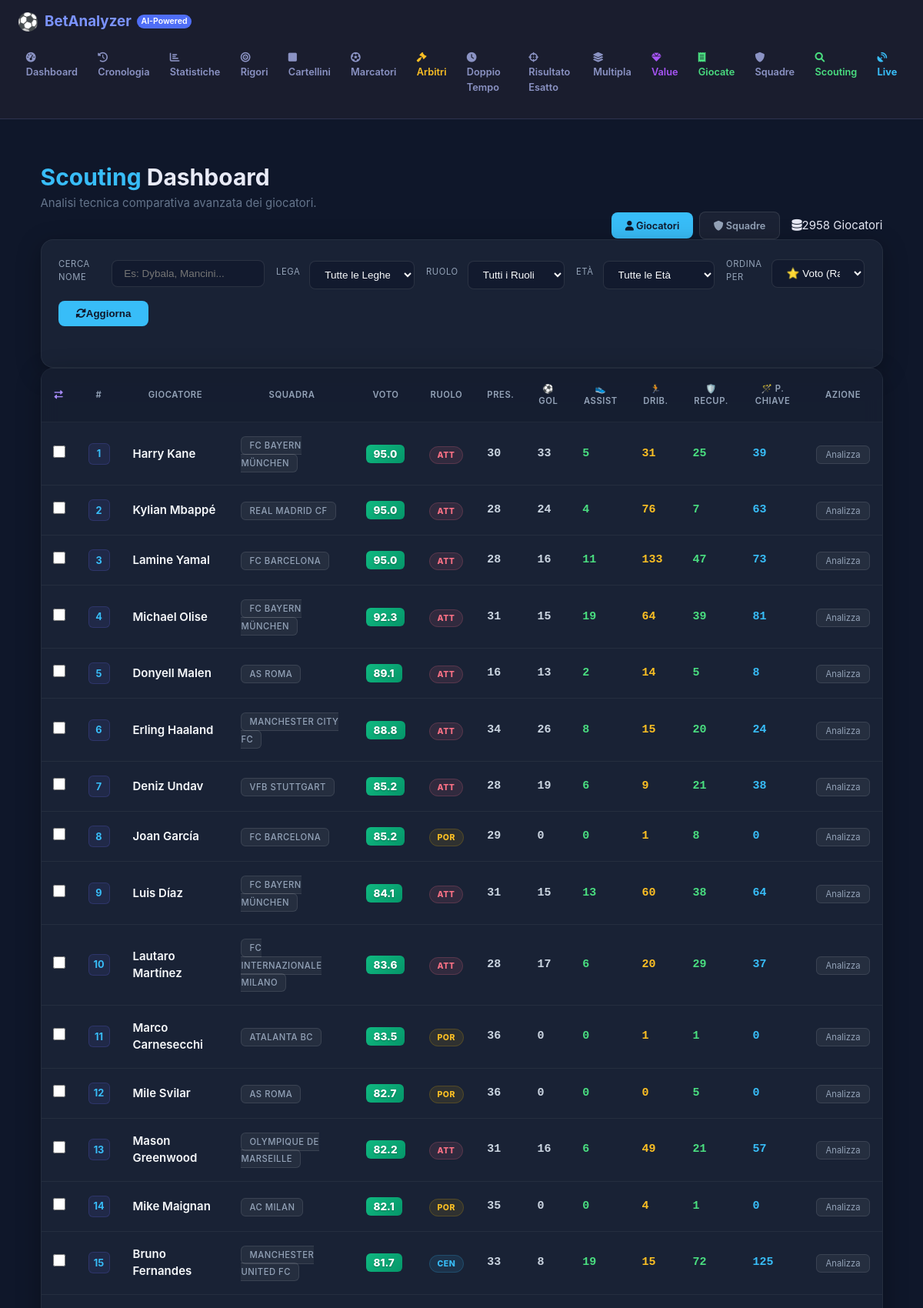
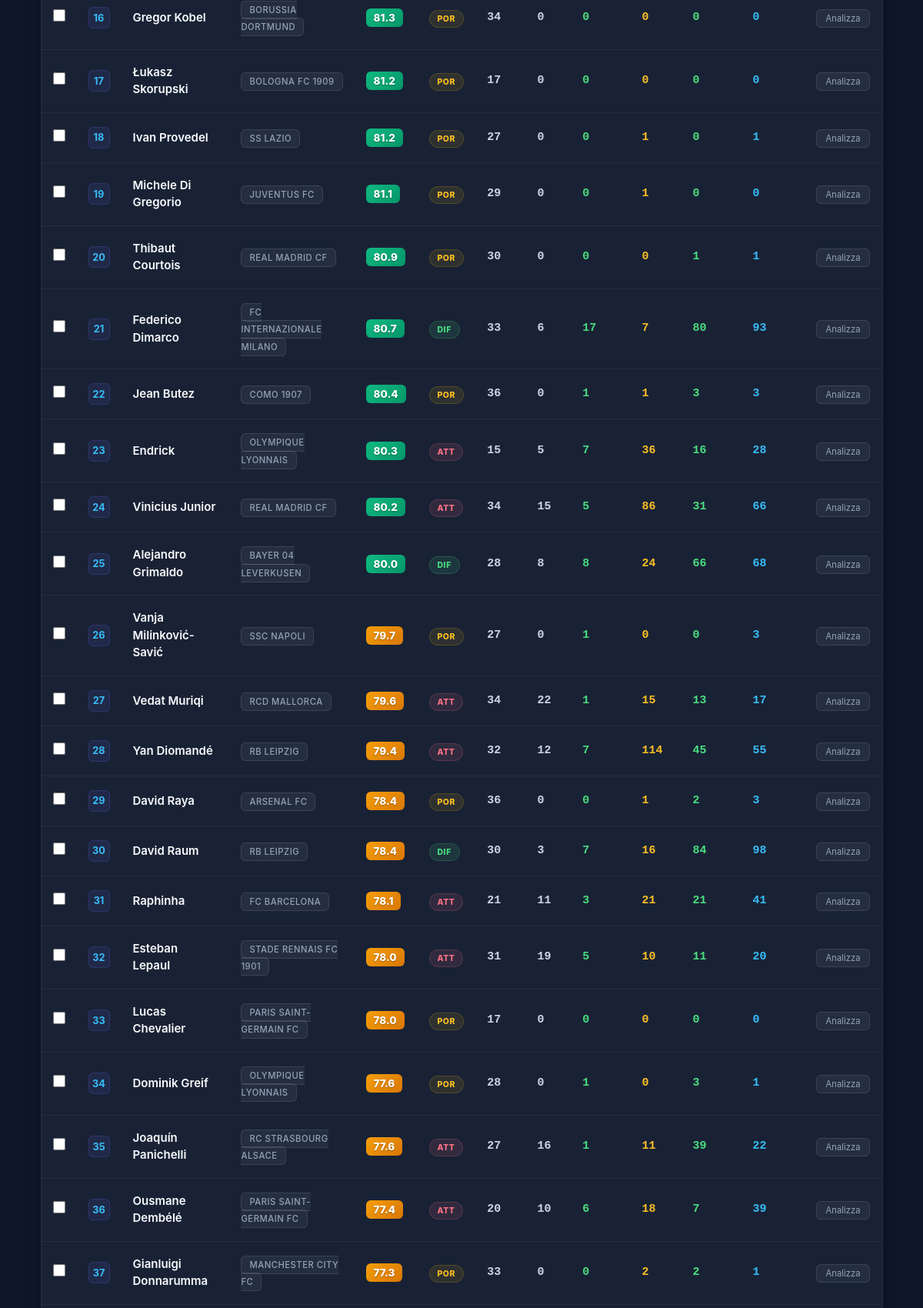
The page /players_explorer (upper part) on the database its author committed (2 pictures, top to bottom).
### tables this page shows
CREATE TABLE player_info (
            player_id INTEGER PRIMARY KEY,
            name TEXT NOT NULL,
            team_id INTEGER,
            team_name TEXT,
            league_id TEXT,
            position_id INTEGER,
            updated_at TEXT NOT NULL
        , date_of_birth TEXT);

CREATE TABLE player_stats_cache (player_id INTEGER, season_id INTEGER, team_id INTEGER, stats_json TEXT NOT NULL, updated_at TEXT NOT NULL, rating FLOAT DEFAULT 0.0, PRIMARY KEY (player_id, season_id, team_id));

### app.py (the view)
@app.route("/players_explorer")
def players_explorer():
    from db.database import list_players_with_stats
    from scraper.penalties import LEAGUE_CODES
    page = request.args.get("page", 1, type=int)
    search = request.args.get("search", "")
    league = request.args.get("league", "")
    role = request.args.get("role", "")
    sort = request.args.get("sort", "rating")
    age_group = request.args.get("age_group", "")
    min_assists = request.args.get("min_assists", "")
    min_dribbles = request.args.get("min_dribbles", "")
    min_interceptions = request.args.get("min_interceptions", "")
    min_recoveries = request.args.get("min_recoveries", "")
    league_map = {
        "england_premier_league": "premier_league",
        "italy_serie_a": "serie_a",
        "spain_la_liga": "la_liga",
        "germany_bundesliga": "bundesliga",
        "france_ligue_1": "ligue_1",
        "netherlands_eredivisie": "eredivisie"
    }
    db_league = league_map.get(league, league)
    filters = {
        "search": search,
        "league": db_league,
        "role": role,
        "sort": sort,
        "age_group": age_group,
        "min_assists": min_assists,
        "min_dribbles": min_dribbles,
        "min_interceptions": min_interceptions,
        "min_recoveries": min_recoveries
    }
    per_page = 40
    players, total = list_players_with_stats(filters, page=page, per_page=per_page)
    total_pages = (total + per_page - 1) // per_page
    q_params = f"search={search}&league={league}&role={role}&sort={sort}&age_group={age_group}&min_assists={min_assists}&min_dribbles={min_dribbles}&min_interceptions={min_interceptions}&min_recoveries={min_recoveries}"
    leagues_list = [{"id": k, "name": k.replace("_", " ").title()} for k in LEAGUE_CODES.keys()]
    return render_template("players_explorer.html",
                           players=players,
                           leagues=leagues_list,
                           filters=filters,
                           pagination={
                               "page": page,
                               "total_pages": total_pages,
                               "total_count": total,
                               "query_params": q_params
                           },
                           state=_state)

### templates/players_explorer.html (shortened to what this page needs)
{% extends "base.html" %}
{% block content %}
<div class="explorer-container">
    <div class="row mb-5 align-items-center">
        <div class="col-md-6">
            <h1 class="display-6 fw-bold text-white mb-1">
                <span style="color: var(--accent-blue);">Scouting</span> Dashboard
            </h1>
            <p style="color: #64748b;">Analisi tecnica comparativa avanzata dei giocatori.</p>
        </div>
        <div class="col-md-6 text-end">
            <div style="display: flex; gap: 0.5rem; justify-content: flex-end; align-items: center;">
                <a href="/players_explorer" style="padding: 0.5rem 1.2rem; border-radius: 8px; font-size: 0.85rem; font-weight: 600; text-decoration: none; background: var(--accent-blue); color: #0f172a;"><i class="fas fa-user me-1"></i> Giocatori</a>
                <a href="/teams_explorer" style="padding: 0.5rem 1.2rem; border-radius: 8px; font-size: 0.85rem; font-weight: 600; text-decoration: none; background: rgba(255,255,255,0.05); color: #94a3b8; border: 1px solid rgba(255,255,255,0.1);"><i class="fas fa-shield-alt me-1"></i> Squadre</a>
                <div class="badge bg-primary bg-opacity-10 text-primary border border-primary border-opacity-25 px-3 py-2" style="margin-left: 0.5rem;">
                    <i class="fas fa-database me-2"></i>{{ pagination.total_count }} Giocatori
                </div>
            </div>
        </div>
    </div>
    <div class="glass-card mb-4">
        <form id="filterForm" class="filter-bar">
            <div class="filter-group" style="flex: 2;">
                <label class="filter-label">Cerca Nome</label>
                <input type="text" name="search" class="custom-input" placeholder="Es: Dybala, Mancini..." value="{{ filters.search }}">
            </div>
            <div class="filter-group">
                <label class="filter-label">Lega</label>
                <select name="league" class="custom-select">
                    <option value="">Tutte le Leghe</option>
                </select>
            </div>
            <div class="filter-group">
                <label class="filter-label">Ruolo</label>
                <select name="role" class="custom-select">
                    <option value="">Tutti i Ruoli</option>
                </select>
            </div>
            <div class="filter-group">
                <label class="filter-label">Età</label>
                <select name="age_group" class="custom-select">
                    <option value="">Tutte le Età</option>
                </select>
            </div>
            <div class="filter-group">
                <label class="filter-label">Ordina Per</label>
                <select name="sort" class="custom-select">
                    <option value="rating" {% if not filters.sort or filters.sort == 'rating' %}selected{% endif %}>⭐ Voto (Rating)</option>
                </select>
            </div>
            <button type="submit" class="btn-apply">
                <i class="fas fa-sync-alt me-2"></i>Aggiorna
            </button>
        </form>
    </div>
    <div class="glass-card">
        <div class="table-responsive">
            <table class="scout-table">
                <thead>
                    <tr>
                        <th style="width: 40px;"><i class="fas fa-exchange-alt" style="color: var(--accent-purple, #a78bfa);"></i></th>
                        <th class="ps-4" style="width: 50px;">#</th>
                        <th>Giocatore</th>
                        <th>SQUADRA</th>
                        <th class="text-center">VOTO</th>
                        <th class="text-center">RUOLO</th>
                        <th class="text-center">PRES.</th>
                        {% if filters.role == '24' %}
                        <th class="text-center">🧤 PARATE</th>
                        <th class="text-center">🧹 CS</th>
                        <th class="text-center">❌ GOL SUB.</th>
                        <th class="text-center">📊 SAVE%</th>
                        <th class="text-center">📐 PASS%</th>
                        {% elif filters.role == '25' %}
                        <th class="text-center">🛡️ RECUP.</th>
                        <th class="text-center">⚔️ TACKLE</th>
                        <th class="text-center">✈️ AEREI</th>
                        <th class="text-center">🧹 CLEAR.</th>
                        <th class="text-center">⚽ GOL</th>
                        {% elif filters.role == '26' %}
                        <th class="text-center">🪄 P. CHIAVE</th>
                        <th class="text-center">🏃 DRIB.</th>
                        <th class="text-center">👟 ASSIST</th>
                        <th class="text-center">⚽ GOL</th>
                        <th class="text-center">🛡️ RECUP.</th>
                        {% elif filters.role == '27' %}
                        <th class="text-center">⚽ GOL</th>
                        <th class="text-center">👟 ASSIST</th>
                        <th class="text-center">🎯 TIRI</th>
                        <th class="text-center">💥 BIG CH.</th>
                        <th class="text-center">🏃 DRIB.</th>
                        {% else %}
                        <th class="text-center">⚽ GOL</th>
                        <th class="text-center">👟 ASSIST</th>
                        <th class="text-center">🏃 DRIB.</th>
                        <th class="text-center">🛡️ RECUP.</th>
                        <th class="text-center">🪄 P. CHIAVE</th>
                        {% endif %}
                        <th class="pe-4 text-end">AZIONE</th>
                    </tr>
                </thead>
                <tbody id="players-table-body">
                    {% for p in players %}
                    <tr>
                        <td class="text-center">
                            <input type="checkbox" class="compare-check" data-pid="{{ p.player_id }}" data-name="{{ p.name }}" style="width:16px;height:16px;accent-color:#a78bfa;cursor:pointer;">
                        </td>
                        <td class="ps-4">
                            <span class="rank-badge">{{ loop.index + (pagination.page - 1) * 40 }}</span>
                        </td>
                        <td>
                            <div class="player-info">
                                <a href="/player/{{ p.player_id }}?team_id={{ p.team_id }}&league={{ p.league_id }}" class="player-link">
                                    <span class="player-name">{{ p.name }}</span>
                                </a>
                            </div>
                        </td>
                        <td>
                            <span class="team-badge">{{ p.team_name }}</span>
                        </td>
                        <td class="text-center">
                            <span class="rating-badge {% if p.rating >= 80 %}rating-high{% elif p.rating >= 60 %}rating-mid{% else %}rating-low{% endif %}">
                                {{ p.rating }}
                            </span>
                        </td>
                        <td class="text-center">
                            {% if p.position_id == 24 %}<span class="role-badge role-gk">POR</span>
                            {% elif p.position_id == 25 %}<span class="role-badge role-dif">DIF</span>
                            {% elif p.position_id == 26 %}<span class="role-badge role-cen">CEN</span>
                            {% elif p.position_id == 27 %}<span class="role-badge role-att">ATT</span>
                            {% else %}<span class="role-badge" style="background: rgba(255,255,255,0.05); color: #64748b;">ND</span>{% endif %}
                        </td>
                        <td class="text-center stat-val stat-main">{{ p.stats.appearances }}</td>
                        {% if filters.role == '24' %}
                        <td class="text-center stat-val stat-high">{{ p.stats.saves or 0 }}</td>
                        <td class="text-center stat-val" style="color: var(--accent-green);">{{ p.stats.clean_sheets or 0 }}</td>
                        <td class="text-center stat-val" style="color: var(--accent-red);">{{ p.stats.goals_conceded or 0 }}</td>
                        <td class="text-center stat-val" style="color: var(--accent-yellow);">
                            {% set sv = (p.stats.saves or 0) %}{% set gc = (p.stats.goals_conceded or 0) %}
                            {% if sv + gc > 0 %}{{ ((sv / (sv + gc)) * 100)|round(1) }}%{% else %}—{% endif %}
                        </td>
                        <td class="text-center stat-val" style="color: var(--accent-blue);">{{ p.stats.accurate_passes_pct or 0 }}%</td>
                        {% else %}
                        <td class="text-center stat-val stat-high">{{ p.stats.goals or 0 }}</td>
                        <td class="text-center stat-val" style="color: var(--accent-green);">{{ p.stats.assists or 0 }}</td>
                        <td class="text-center stat-val" style="color: var(--accent-yellow);">{{ p.stats.dribbles_success or 0 }}</td>
                        <td class="text-center stat-val" style="color: var(--accent-green);">
                            {{ (p.stats.interceptions or 0) + (p.stats.tackles or 0) }}
                        </td>
                        <td class="text-center stat-val" style="color: var(--accent-blue);">{{ p.stats.key_passes or 0 }}</td>
                        {% endif %}
                        <td class="pe-4 text-end">
                            <a href="/player/{{ p.player_id }}?team_id={{ p.team_id }}&league={{ p.league_id }}" class="btn-detail">
                                Analizza
                            </a>
                        </td>
                    </tr>
                    {% endfor %}
                </tbody>
            </table>
        </div>
    </div>
</div>
{% endblock %}

### rows shown on the page
player_info: name "Harry Kane", team_name "FC BAYERN MÜNCHEN", rating "95.0", position_id "ATT", stats.appearances "30", stats "33", stats "5", stats "31", stats "25", stats "39"
player_info: name "Kylian Mbappé", team_name "REAL MADRID CF", rating "95.0", position_id "ATT", stats.appearances "28", stats "24", stats "4", stats "76", stats "7", stats "63"
player_info: name "Lamine Yamal", team_name "FC BARCELONA", rating "95.0", position_id "ATT", stats.appearances "28", stats "16", stats "11", stats "133", stats "47", stats "73"
player_info: name "Michael Olise", team_name "FC BAYERN MÜNCHEN", rating "92.3", position_id "ATT", stats.appearances "31", stats "15", stats "19", stats "64", stats "39", stats "81"
player_info: name "Donyell Malen", team_name "AS ROMA", rating "89.1", position_id "ATT", stats.appearances "16", stats "13", stats "2", stats "14", stats "5", stats "8"
player_info: name "Erling Haaland", team_name "MANCHESTER CITY FC", rating "88.8", position_id "ATT", stats.appearances "34", stats "26", stats "8", stats "15", stats "20", stats "24"
player_info: name "Deniz Undav", team_name "VFB STUTTGART", rating "85.2", position_id "ATT", stats.appearances "28", stats "19", stats "6", stats "9", stats "21", stats "38"
player_info: name "Joan García", team_name "FC BARCELONA", rating "85.2", position_id "POR", stats.appearances "29", stats "0", stats "1", stats "8"
player_info: name "Luis Díaz", team_name "FC BAYERN MÜNCHEN", rating "84.1", position_id "ATT", stats.appearances "31", stats "15", stats "13", stats "60", stats "38", stats "64"
player_info: name "Lautaro Martínez", team_name "FC INTERNAZIONALE MILANO", rating "83.6", position_id "ATT", stats.appearances "28", stats "17", stats "6", stats "20", stats "29", stats "37"
player_info: name "Marco Carnesecchi", team_name "ATALANTA BC", rating "83.5", position_id "POR", stats.appearances "36", stats "0", stats "1"
player_info: name "Mile Svilar", team_name "AS ROMA", rating "82.7", position_id "POR", stats.appearances "36", stats "0", stats "5"
player_info: name "Mason Greenwood", team_name "OLYMPIQUE DE MARSEILLE", rating "82.2", position_id "ATT", stats.appearances "31", stats "16", stats "6", stats "49", stats "21", stats "57"
player_info: name "Mike Maignan", team_name "AC MILAN", rating "82.1", position_id "POR", stats.appearances "35", stats "0", stats "4", stats "1"
player_info: name "Bruno Fernandes", team_name "MANCHESTER UNITED FC", rating "81.7", position_id "CEN", stats.appearances "33", stats "8", stats "19", stats "15", stats "72", stats "125"
player_info: name "Gregor Kobel", team_name "BORUSSIA DORTMUND", rating "81.3", position_id "POR", stats.appearances "34", stats "0"
player_info: name "Łukasz Skorupski", team_name "BOLOGNA FC 1909", rating "81.2", position_id "POR", stats.appearances "17", stats "0"
player_info: name "Ivan Provedel", team_name "SS LAZIO", rating "81.2", position_id "POR", stats.appearances "27", stats "0", stats "1"
player_info: name "Michele Di Gregorio", team_name "JUVENTUS FC", rating "81.1", position_id "POR", stats.appearances "29", stats "0", stats "1"
player_info: name "Thibaut Courtois", team_name "REAL MADRID CF", rating "80.9", position_id "POR", stats.appearances "30", stats "0", stats "1"
player_info: name "Federico Dimarco", team_name "FC INTERNAZIONALE MILANO", rating "80.7", position_id "DIF", stats.appearances "33", stats "6", stats "17", stats "7", stats "80", stats "93"
player_info: name "Jean Butez", team_name "COMO 1907", rating "80.4", position_id "POR", stats.appearances "36", stats "0", stats "1", stats "3"
player_info: name "Endrick", team_name "OLYMPIQUE LYONNAIS", rating "80.3", position_id "ATT", stats.appearances "15", stats "5", stats "7", stats "36", stats "16", stats "28"
player_info: name "Vinicius Junior", team_name "REAL MADRID CF", rating "80.2", position_id "ATT", stats.appearances "34", stats "15", stats "5", stats "86", stats "31", stats "66"
player_info: name "Alejandro Grimaldo", team_name "BAYER 04 LEVERKUSEN", rating "80.0", position_id "DIF", stats.appearances "28", stats "8", stats "24", stats "66", stats "68"
player_info: name "Vanja Milinković-Savić", team_name "SSC NAPOLI", rating "79.7", position_id "POR", stats.appearances "27", stats "0", stats "1", stats "3"
player_info: name "Vedat Muriqi", team_name "RCD MALLORCA", rating "79.6", position_id "ATT", stats.appearances "34", stats "22", stats "1", stats "15", stats "13", stats "17"
player_info: name "Yan Diomandé", team_name "RB LEIPZIG", rating "79.4", position_id "ATT", stats.appearances "32", stats "12", stats "7", stats "114", stats "45", stats "55"
player_info: name "David Raya", team_name "ARSENAL FC", rating "78.4", position_id "POR", stats.appearances "36", stats "0", stats "1", stats "2", stats "3"
player_info: name "David Raum", team_name "RB LEIPZIG", rating "78.4", position_id "DIF", stats.appearances "30", stats "3", stats "7", stats "16", stats "84", stats "98"
player_info: name "Raphinha", team_name "FC BARCELONA", rating "78.1", position_id "ATT", stats.appearances "21", stats "11", stats "3", stats "21", stats "41"
player_info: name "Esteban Lepaul", team_name "STADE RENNAIS FC 1901", rating "78.0", position_id "ATT", stats.appearances "31", stats "19", stats "5", stats "10", stats "11", stats "20"
player_info: name "Lucas Chevalier", team_name "PARIS SAINT-GERMAIN FC", rating "78.0", position_id "POR", stats.appearances "17", stats "0"
player_info: name "Dominik Greif", team_name "OLYMPIQUE LYONNAIS", rating "77.6", position_id "POR", stats.appearances "28", stats "0", stats "1", stats "3"
player_info: name "Joaquín Panichelli", team_name "RC STRASBOURG ALSACE", rating "77.6", position_id "ATT", stats.appearances "27", stats "16", stats "1", stats "11", stats "39", stats "22"
player_info: name "Ousmane Dembélé", team_name "PARIS SAINT-GERMAIN FC", rating "77.4", position_id "ATT", stats.appearances "20", stats "10", stats "6", stats "18", stats "7", stats "39"
player_info: name "Gianluigi Donnarumma", team_name "MANCHESTER CITY FC", rating "77.3", position_id "POR", stats.appearances "33", stats "0", stats "2", stats "1"

### other values the page prints
{{ pagination.total_count }} "2958"
